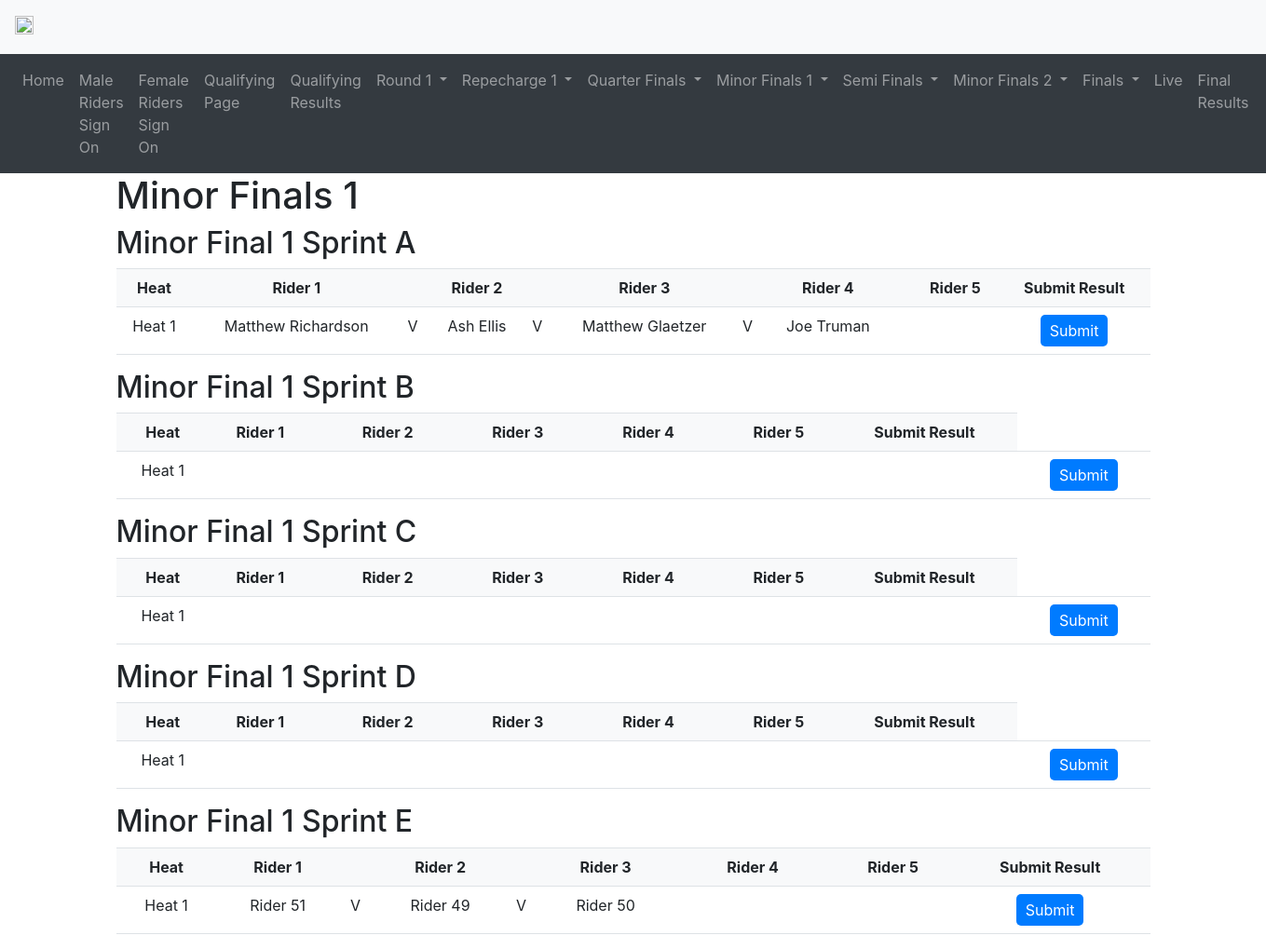
The app's page /minorfinals1 with its own data.
### main.py (models this page shows, shortened)
class RidersMale(Base):
    __tablename__ = 'riders_male'
    rider_number = db.Column(db.Integer, primary_key=True)
    rider_name = db.Column(db.String(50))
    rider_club = db.Column(db.String(50))
    signed_on = db.Column(db.String(50), default='No')
    qualifying_time = db.Column(db.Numeric(precision=3, asdecimal=False), nullable=True)
    seeding = db.Column(db.Integer)
    sprint_category = db.Column(db.String(50))
    round_1_pairing = db.Column(db.Integer, nullable=True)
    round_1_seeding = db.Column(db.Integer, nullable=True)
    quarter_final_seeding = db.Column(db.Integer, nullable=True)
    semi_final_seeding = db.Column(db.Integer, nullable=True)
    final_seeding = db.Column(db.Integer, nullable=True)
    final_result = db.Column(db.Integer, nullable=True)

### main.py (the view)
@app.route('/minorfinals1', methods=['GET', 'POST'])
def minorfinals1():
    with engine.connect() as connection:
        sprint_categories = connection.execute(
            text("SELECT DISTINCT sprint_category FROM riders_male WHERE semi_final_seeding IS NOT NULL")
        ).fetchall()
        all_minor_final_pairings = {}
        for category in sprint_categories:
            riders_for_minor_finals1 = connection.execute(
                text("SELECT rider_name, semi_final_seeding FROM riders_male WHERE sprint_category = :sprint_category ORDER BY semi_final_seeding ASC"),
                {"sprint_category": category[0]}
            ).fetchall()
            total_riders = len(riders_for_minor_finals1)
            seeding_structure = minorfinal1_seeding_structure(total_riders)
            if seeding_structure == "Straight to Minor Final 2":
                all_minor_final_pairings[category[0]] = "Straight to Minor Final 2"
            elif seeding_structure:  # checking if seeding_structure is not None
                minor_finals1_heats = {}
                for heat, seeds in seeding_structure.items():
                    minor_finals1_heats[heat] = [rider[0] for rider in riders_for_minor_finals1 if rider[1] in seeds]
                all_minor_final_pairings[category[0]] = minor_finals1_heats
            else:
                pass  # or logging.warning(f"Seeding structure was unexpected for category {category[0]} with {total_riders} riders")
    return render_template('minorfinals1.html', minor_finals1=all_minor_final_pairings)

### templates/minorfinals1.html (shortened to what this page needs)
{% extends "base.html" %}
{% block content %}
  <h1>Minor Finals 1</h1>
  {% set sorted_categories = minor_finals1.keys() | sort %}
  {% for sprint_category in sorted_categories %}
  {% set heats = minor_finals1[sprint_category] %}
  <h2>Minor Final 1 Sprint {{ sprint_category }}</h2>
  <div class="table-container">
    <table class="table" id="minor_finals1{{ sprint_category }}Table">
      <thead>
        <tr>
          <th class="heat">Heat</th>
          <th class="rider-1">Rider 1</th>
          <th class="col-v"></th>
          <th class="rider-2">Rider 2</th>
          <th class="col-v"></th>
          <th class="rider-3">Rider 3</th>
          <th class="col-v"></th>
          <th class="rider-4">Rider 4</th>
          <th class="col-v"></th>
          <th class="rider-5">Rider 5</th>
          <th class="submit">Submit Result</th>
        </tr>
      </thead>
      <tbody>
        {% for heat, riders in heats.items() %}
        <tr>
          <td class="heat">Heat {{ loop.index }}</td>
          {% for rider in riders %}
          {% if rider != "BYE" %}
          <td onclick="selectRider(this, 'minor_finals1{{ sprint_category }}Table')">
            {{ rider }}
          </td>
          {% else %}
          <td></td>
          {% endif %}
          {% if not loop.last %}
          <td class="col-v">V</td>
          {% endif %}
          {% endfor %}
          {% set num_filled_cells = 2 * riders|length %}
          {% for _ in range(num_filled_cells, 10) %}
          <td></td>
          {% endfor %}
          <td class="submit">
            <button type="button" onclick="confirmResult(this)">Submit</button>
          </td>
        </tr>
        {% endfor %}
      </tbody>
    </table>
  </div>
  {% endfor %}
{% endblock %}

### templates/base.html (style rules this page uses)
tr { page-break-inside: avoid; }

### templates/minorfinals1.html (style rules this page uses)
table.table { border-collapse: collapse; width: 100%; }
table.table thead { background-color: #f8f9fa; }
table.table th, table.table td { padding: 8px; text-align: center; border-bottom: 1px solid #dee2e6; }
table.table th.col-v, table.table td.col-v, table.table th.col-rider-2, table.table td.col-rider-2, table.table th.col-rider-3, table.table td.col-rider-3 { padding-left: 4px; margin-left: 0px; }
table.table th { font-weight: bold; }
table.table td { vertical-align: top; }
button { padding: 5px 10px; border: none; border-radius: 5px; color: #fff; background-color: #007bff; transition: background-color 0.3s; }

### records on screen
RidersMale: rider_name "Matthew Richardson", shows "V"
RidersMale: rider_name "Ash Ellis", shows "V"
RidersMale: rider_name "Matthew Glaetzer", shows "V"
RidersMale: rider_name "Joe Truman"
RidersMale: rider_name "Rider 51", shows "V"
RidersMale: rider_name "Rider 49", shows "V"
RidersMale: rider_name "Rider 50"

### other values on screen
{{ sprint_category }} "A" "B" "C" "D" "E"
